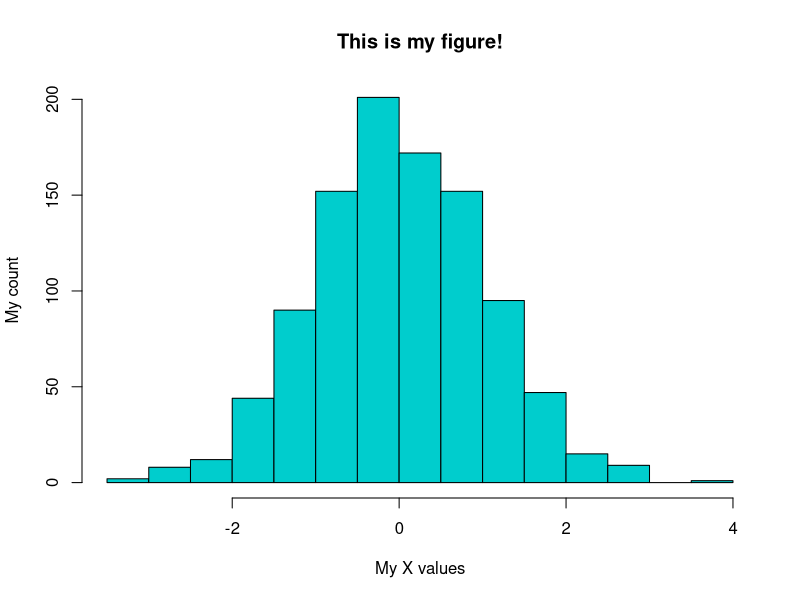
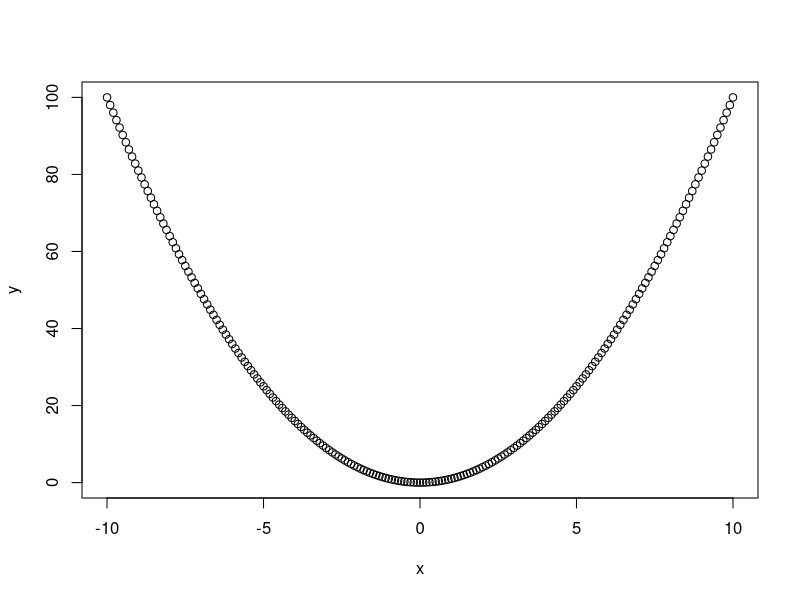
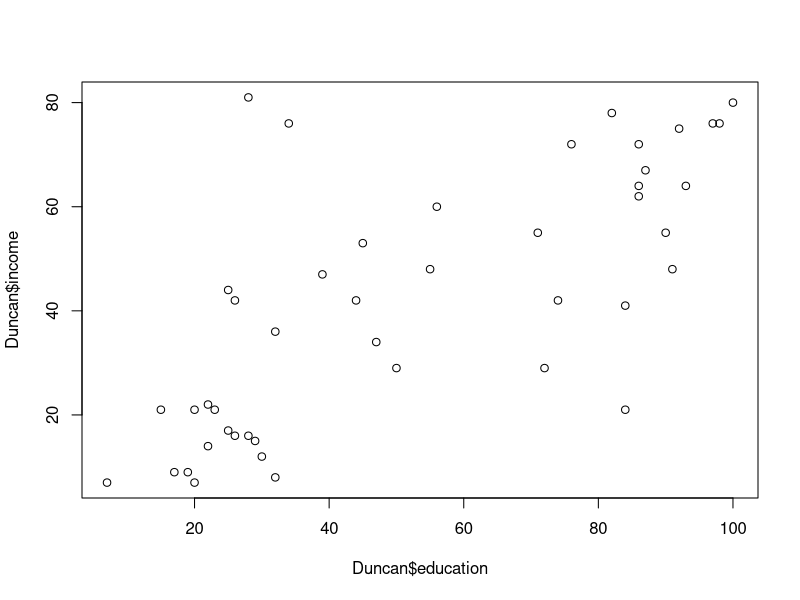
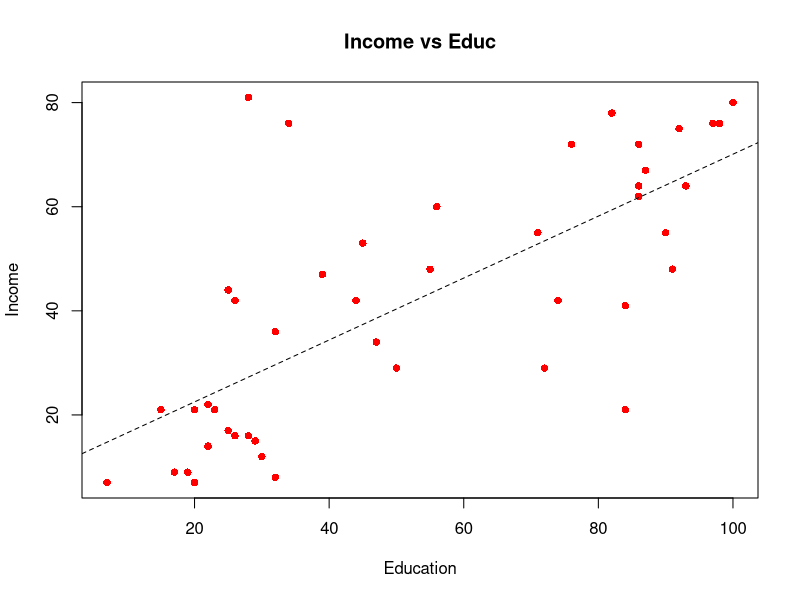

Recreate these plots in R, in order.
df = data.frame(
  gender=c("M","F","F"),
  height=c(180,160,170),
  weight=c(75,60,62),
  age=c(40,25,30)
  )
class(df)
is.data.frame(df)
is.matrix(df)

# Choose 1st and 3rd column
dim(df)
df[,c(1,3)]
df[,c("gender","weight")]
subset(df,gender=="F") # == is an "equal to" operator
subset(df,gender!="F") # != is an "not equal to" operator
subset(df, age>=40 & height>160)
subset(df, age>=40 & height>160, select=c("weight"))

# How to order, and new type of data =factor
myvec = c("p","g","g","a","g","p","g","a","g")
# dim(myvec)
# nrow(myvec)
length(myvec)
unique(myvec)
class(myvec)
myvec1 = factor(myvec) # Transform character into factor
class(myvec1)
myvec1
myvec1.inc = ordered(myvec1,levels=c("p","a","g"))
myvec1.inc
myvec1.dec = ordered(myvec1,levels=c("g","a","p"))
myvec1.dec

# Missing values
x = c(1,3,5,2,6,NA)
class(x)
mean(x, na.rm=TRUE)
miux = (1+3+5+2+6)/5
miux
median(x, na.rm=TRUE)
quantile(x, na.rm=TRUE)
out = summary(x, na.rm=TRUE)
out[2]
is.na(x)
table(x)
x0 = x[-6]
x0
x[!is.na(x)]
!is.na(x)
complete.cases(x)
x[complete.cases(x)]

y = c(1,3,5,2,6,"?")
class(y)
y=="?"
y[y=="?"]=NA
y
y0 = y[complete.cases(y)]
class(y0)
y1 = as.numeric(y0)
y1
class(y1)

# Generate 1000 random numbers ~N(0,1), Store it in x
x = rnorm(1000,mean=0,sd=1)
hist(x,main="This is my figure!",
     col="cyan3",
     xlab="My X values", ylab="My count")

# (x,y)
x = seq(-10,10,0.1)
y = x^2
plot(x,y)

# Linear Regression
# install.packages("car")
library(car)
data(Duncan)
colnames(Duncan)

# Preliminary data visualization
plot(Duncan$education, Duncan$income)

mod1 = lm(Duncan$income~Duncan$education) # Tilda ~ separates y and x
out = summary(mod1)
out$residuals
out$coefficients[,"t value"]
out$r.squared
out$adj.r.squared
out$fstatistic["value"]

plot(Duncan$education, Duncan$income, 
     main="Income vs Educ",
     xlab="Education",
     ylab="Income",
     pch=16,col="red") # pch = type of data points
abline(lm(Duncan$income~Duncan$education),lty=2) 

# If statement
balance = 115 # loan balance
employ = "NO"
age = 40

if ((balance>=50) & (employ=="NO") & (age>=45)){decision="write-off"} else {decision="not write-off"}
decision

x=5
if (x>5){y="x is larger than 5"} else{y="x is not larger than 5"}
y

# Suppose the gpa =3.79
# Question: gpa >= 3.8, then scholarship="YES" else scholarship = "NO"
gpa=3.79
if (gpa>=3.8){scholarship="YES"}else{scholarship = "NO"}
scholarship

# for loop
# i or hkbu is a name you assign
x = seq(1,10,1)
y = matrix(NA,nrow=10,ncol=1) # Initiate a container y with 10rows,1column (data type=matrix)
for (hkbu in 1:10){ 
  y[hkbu]=x[hkbu]^2
}
y
class(y)

# cbind = column bind
# rbind = row bind
table = cbind(x,y)
colnames(table) = c("My X", "My Y")
table

# First need to transpose y (transform from column to row vector)
table2 = rbind(x,t(y)) 
rownames(table2) = c("XX", "YY")
table2







